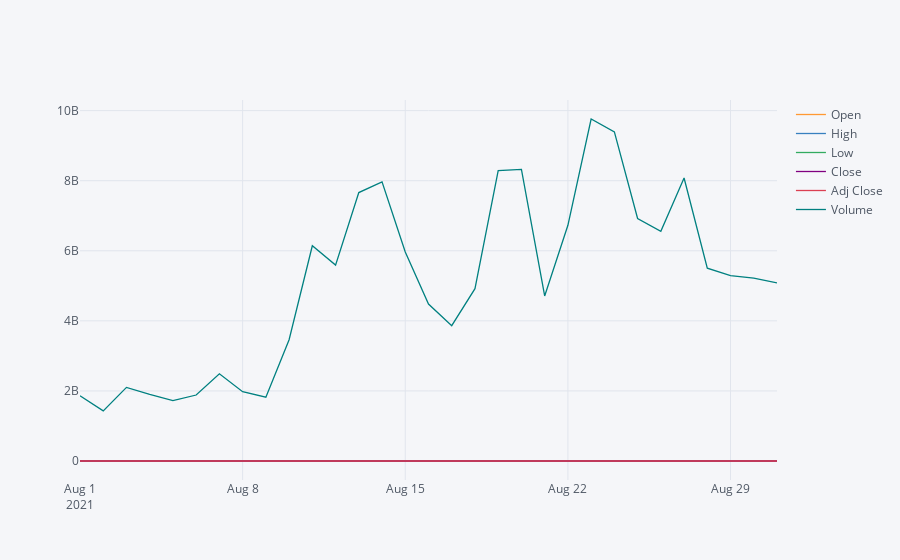

The notebook cell this image was saved under:
### Code cell
ada.loc["2021-08"].iplot()
